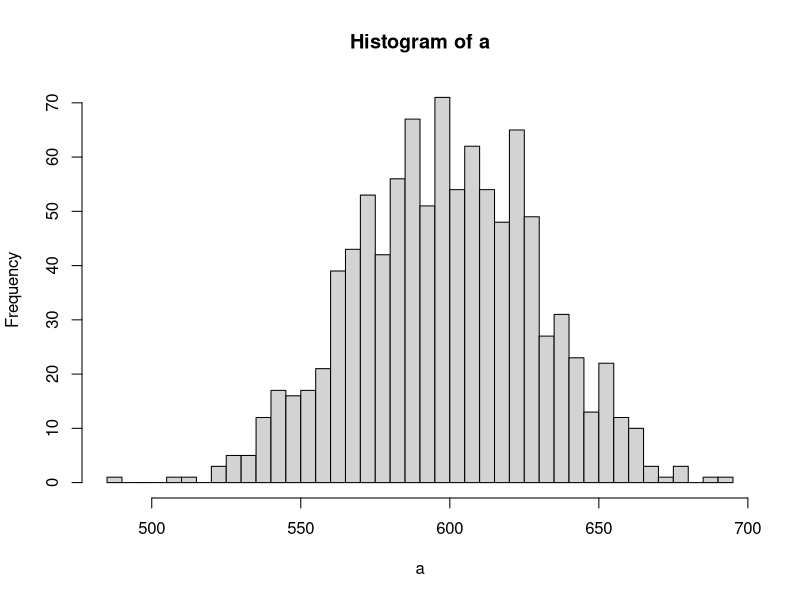
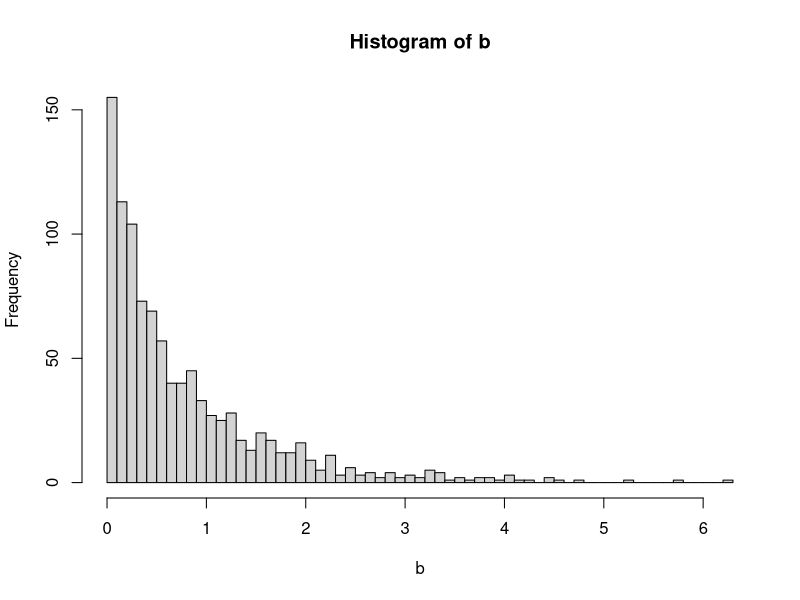
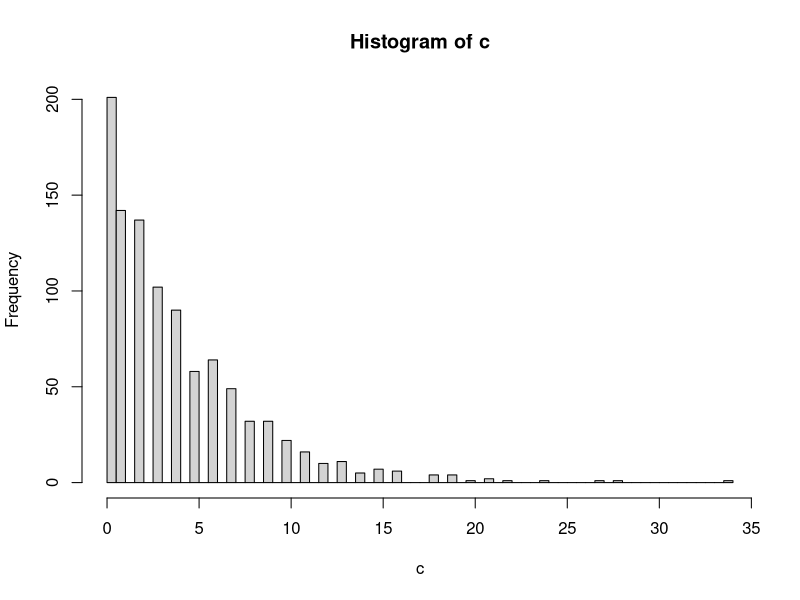
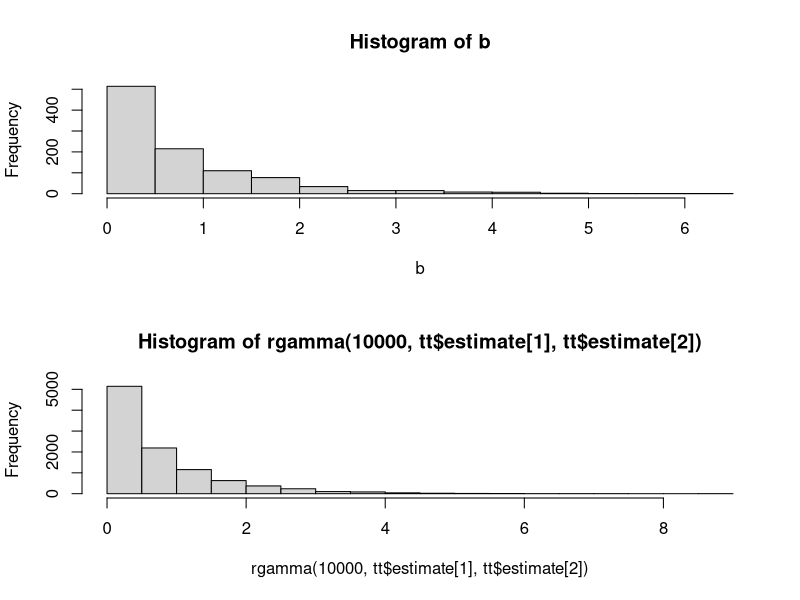
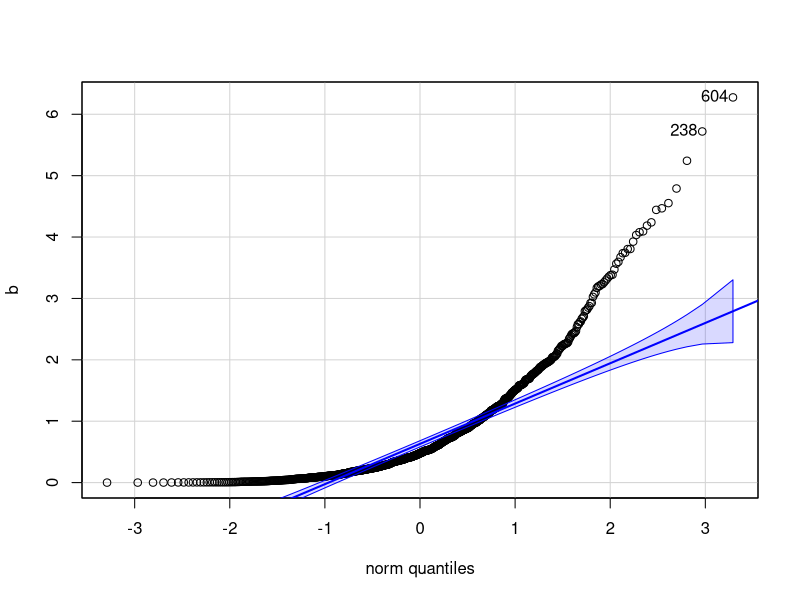
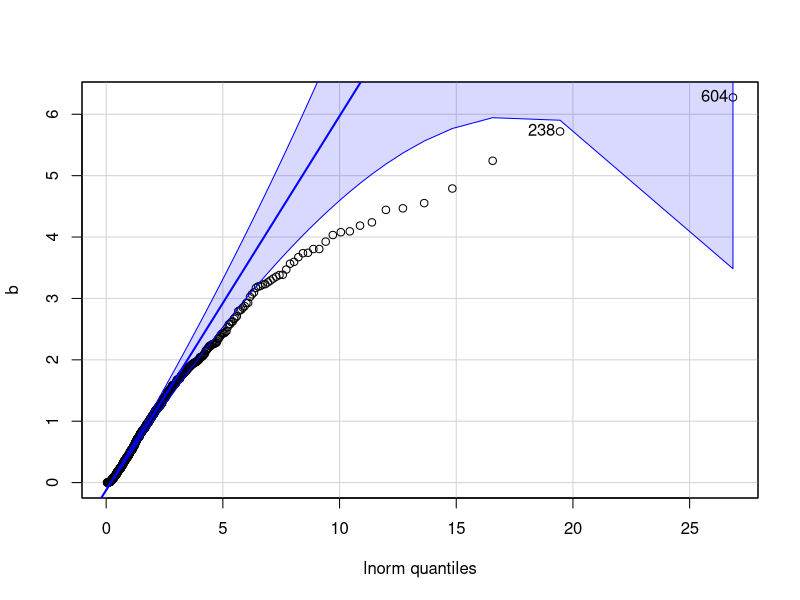
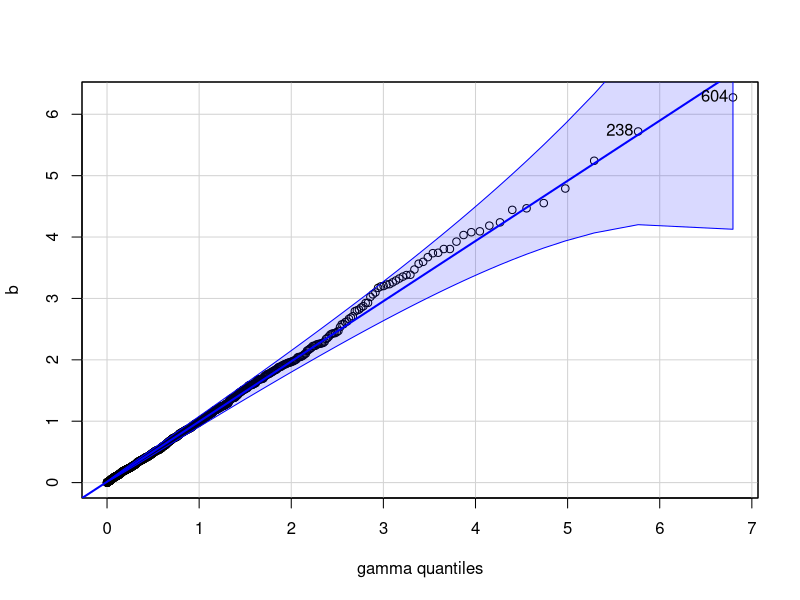
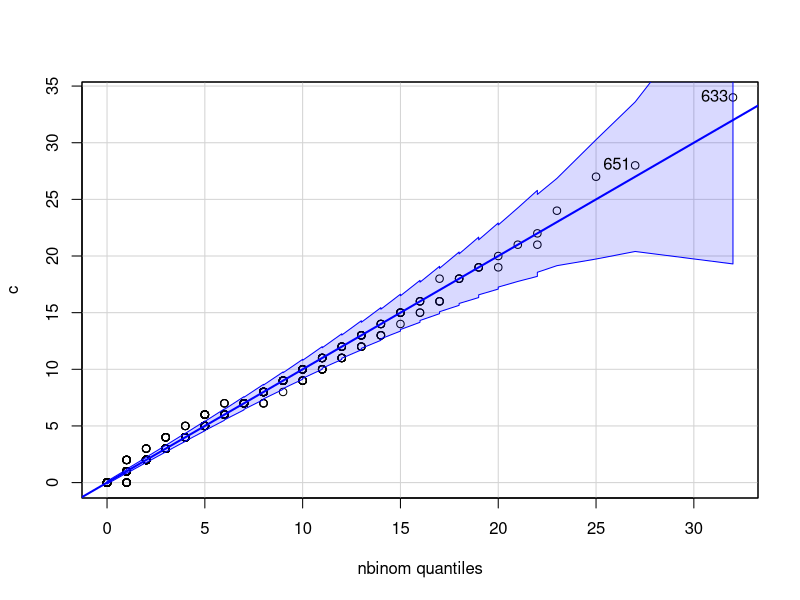

These charts were generated, in order, by the following R code: (Note: this script raises an error after producing the figures.)
# Collection of functions to check the distribution of data 
# by Matthias-Claudio Loretto # 24.02.2017 # 

# Which distribution fits my data best?

#create data
a<-rnorm(n = 1000, mean = 600, sd = 30)  #normal
b<-rgamma(n=1000, scale=1, shape=0.8)    #gamma
c<-rnbinom(1000, mu = 4, size = 1)       #negativ binomial

#Histograms
hist(a, n=50)
hist(b, n=50)
hist(c, n=50)

###################
library(MASS)
#comparing histograms of real data and simulated data

tt<-fitdistr(b,"gamma")
par(mfrow=c(2,1))
hist(b,n=20)
hist(rgamma(10000,tt$estimate[1],tt$estimate[2]),n=20)
par(mfrow=c(1,1))

##################
library(car)
#here the points should be between the dashed lines
#continuous
qqp(b, "norm")
qqp(b, "lnorm")
gamma <- fitdistr(b, "gamma")
qqp(b, "gamma", shape = gamma$estimate[[1]], rate = gamma$estimate[[2]])

#discrete
nbinom <- fitdistr(c, "Negative Binomial")
qqp(c, "nbinom", size = nbinom$estimate[[1]], mu = nbinom$estimate[[2]])
poisson <- fitdistr(c, "Poisson")
qqp(c, "pois", poisson$estimate)

##################
library(fitdistrplus)
#more diagnostic plots
#first get some ideas about possible distributions #but maybe not too effective/informative?
descdist(b, discrete = FALSE)     
descdist(c, discrete = TRUE)

#testing distributions
#continuos
fit.gamma<-fitdist(b, "gamma")
plot(fit.gamma)
fit.norm<-fitdist(b, "norm")
plot(fit.norm)

#discrete
fit.nbinom<-fitdist(c, "nbinom")
plot(fit.nbinom)
fit.pois<-fitdist(c, "pois")
plot(fit.pois)

##############
# non visual based on AIC of fitted distribution # the lower the better
fit.gamma$aic
fit.norm$aic

fit.nbinom$aic
fit.pois$aic

#or direct comparison
gofstat(list(fit.norm, fit.gamma))
gofstat(list(fit.nbinom, fit.pois))

#test for normality
shapiro.test(a)       #test for normality

#############
#beta distribution here treated separately since values have to be between 0 and 1
d<-rbeta(1000,1,5)
hist(d, n=50)

fit.beta<-fitdist(d, "beta")  
plot(fit.beta)

# previous function sometimes have errors with start parameters are
## Define function to estimate parameters of a beta distribution.
estBetaParams <- function(mu, var) {
  alpha <- ((1 - mu) / var - 1 / mu) * mu ^ 2
  beta <- alpha * (1 / mu - 1)
  return(params = list(alpha = alpha, beta = beta))
}

## Calculate mean and variance of the data.
mu.PO <- mean(d)
var.PO <- var(d)
## Apply function to your data.
bt.PO<-estBetaParams(mu.PO, var.PO)

par(mfrow=c(2,1))
hist(d,n=50)
hist(rbeta(10000,bt.PO$alpha, bt.PO$beta),n=50)
par(mfrow=c(1,1))

###########
